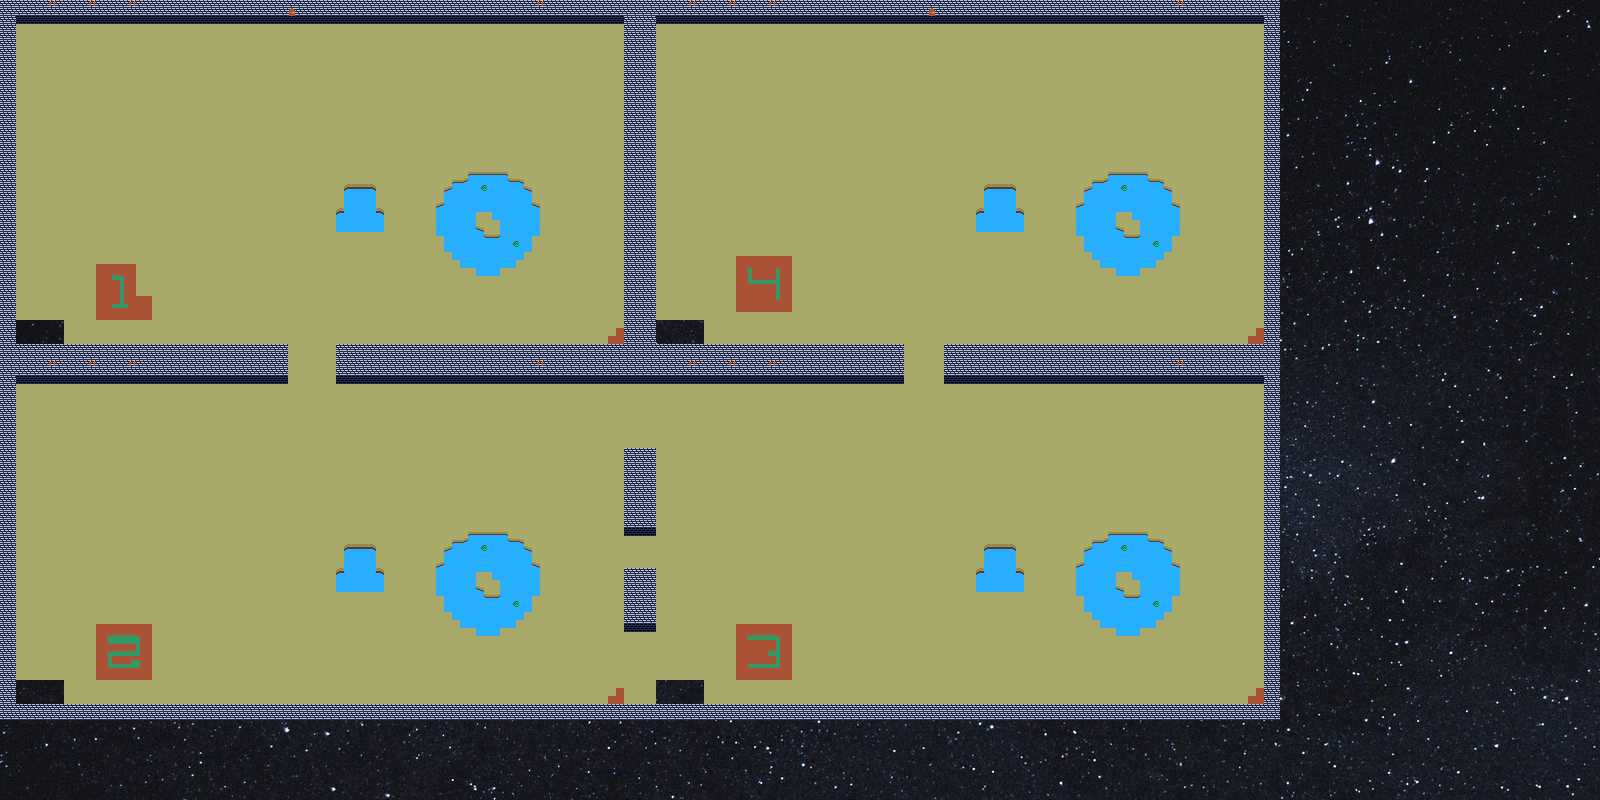

A 2D game scene composited from a Tiled map and its tileset images. What follows is a short description and the map's XML, with each tile layer's data collapsed to a summary:
An orthogonal 200x100 tile map with 8x8 px tiles, 2 tile layers (Collisions, Layer 1), 2 tilesets, 1 image layer.

<map version="1.0" tiledversion="1.0.2" orientation="orthogonal" renderorder="right-down" width="200" height="100" tilewidth="8" tileheight="8" nextobjectid="1">
 <tileset firstgid="1" source="BetaTileset.tsx" />
 <tileset firstgid="401" source="CollisionsTileset.tsx" />
 <layer name="Collisions" width="200" height="100">
  <data>[20000 cells, 20000 non-empty, 3 distinct tile ids]</data>
 </layer>
 <imagelayer name="Background">
  <image source="../sky.jpg" width="1951" height="1301" />
 </imagelayer>
 <layer name="Layer 1" width="200" height="100">
  <data>[20000 cells, 14328 non-empty, 37 distinct tile ids]</data>
 </layer>
</map>